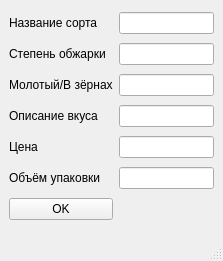
<?xml version="1.0" encoding="UTF-8"?>
<ui version="4.0">
 <class>MainWindow</class>
 <widget class="QMainWindow" name="MainWindow">
  <property name="geometry">
   <rect>
    <x>0</x>
    <y>0</y>
    <width>223</width>
    <height>261</height>
   </rect>
  </property>
  <property name="windowTitle">
   <string>Изменение данных</string>
  </property>
  <widget class="QWidget" name="centralwidget">
   <layout class="QGridLayout" name="gridLayout">
    <item row="4" column="1" colspan="2">
     <widget class="QLineEdit" name="cost_edit"/>
    </item>
    <item row="3" column="1" colspan="2">
     <widget class="QLineEdit" name="taste_edit"/>
    </item>
    <item row="2" column="1" colspan="2">
     <widget class="QLineEdit" name="beans_edit"/>
    </item>
    <item row="1" column="1" colspan="2">
     <widget class="QLineEdit" name="roast_edit"/>
    </item>
    <item row="6" column="2">
     <spacer name="horizontalSpacer">
      <property name="orientation">
       <enum>Qt::Horizontal</enum>
      </property>
      <property name="sizeHint" stdset="0">
       <size>
        <width>40</width>
        <height>20</height>
       </size>
      </property>
     </spacer>
    </item>
    <item row="5" column="1" colspan="2">
     <widget class="QLineEdit" name="volume_edit"/>
    </item>
    <item row="6" column="0">
     <widget class="QPushButton" name="button">
      <property name="text">
       <string>OK</string>
      </property>
     </widget>
    </item>
    <item row="3" column="0">
     <widget class="QLabel" name="label_5">
      <property name="text">
       <string>Описание вкуса</string>
      </property>
     </widget>
    </item>
    <item row="2" column="0">
     <widget class="QLabel" name="label_4">
      <property name="text">
       <string>Молотый/В зёрнах</string>
      </property>
     </widget>
    </item>
    <item row="4" column="0">
     <widget class="QLabel" name="label_6">
      <property name="text">
       <string>Цена</string>
      </property>
     </widget>
    </item>
    <item row="1" column="0">
     <widget class="QLabel" name="label_3">
      <property name="text">
       <string>Степень обжарки</string>
      </property>
     </widget>
    </item>
    <item row="0" column="0">
     <widget class="QLabel" name="label_2">
      <property name="text">
       <string>Название сорта</string>
      </property>
     </widget>
    </item>
    <item row="0" column="1" colspan="2">
     <widget class="QLineEdit" name="title_edit"/>
    </item>
    <item row="5" column="0">
     <widget class="QLabel" name="label_7">
      <property name="text">
       <string>Объём упаковки</string>
      </property>
     </widget>
    </item>
   </layout>
  </widget>
  <widget class="QStatusBar" name="statusbar"/>
 </widget>
 <resources/>
 <connections/>
</ui>
